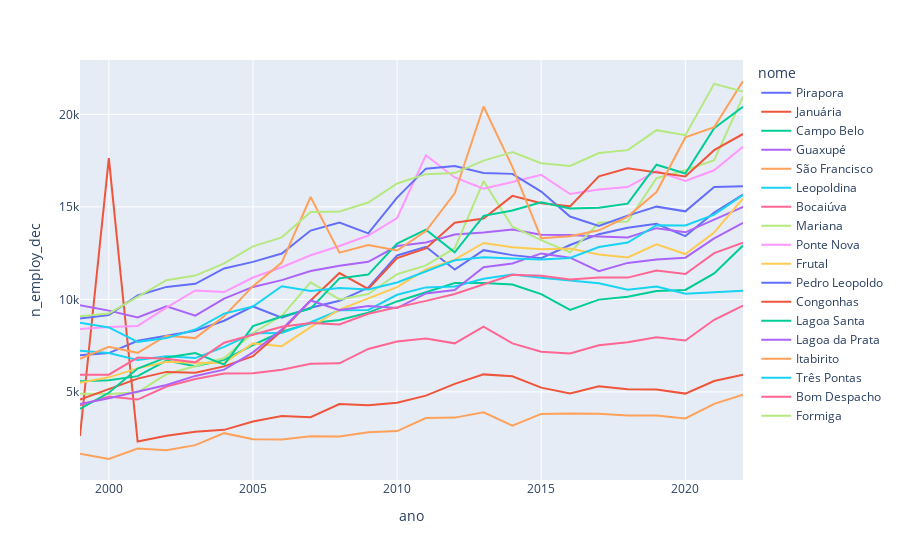

Source (notebook cell):
### Code cell
fig = px.line(df1, x="ano", y="n_employ_dec", color='nome')
fig.show()

### Figure 1 — Plotly figure (JSON) as saved in the notebook; plotly's stock layout.template omitted (floating-point values rounded to 4 significant figures)
{"data": [{"hovertemplate": "nome=Pirapora<br>ano=%{x}<br>n_employ_dec=%{y}<extra></extra>", "legendgroup": "Pirapora", "line": {"color": "#636efa", "dash": "solid"}, "marker": {"symbol": "circle"}, "mode": "lines", "name": "Pirapora", "orientation": "v", "showlegend": true, "type": "scatter", "x": [2022, 2021, 2020, 2019, 2018, 2017, 2016, 2015, 2014, 2013, 2012, 2011, 2010, 2009, 2008, 2007, 2006, 2005, 2004, 2003, 2002, 2001, 2000, 1999], "xaxis": "x", "y": [15665, 14698, 13422, 14091, 13871, 13525, 12941, 12230, 12393, 12662, 11610, 12845, 12376, 10631, 9922, 9543, 9010, 9618, 8844, 8302, 8028, 7764, 7098, 6980], "yaxis": "y"}, {"hovertemplate": "nome=Januária<br>ano=%{x}<br>n_employ_dec=%{y}<extra></extra>", "legendgroup": "Januária", "line": {"color": "#EF553B", "dash": "solid"}, "marker": {"symbol": "circle"}, "mode": "lines", "name": "Januária", "orientation": "v", "showlegend": true, "type": "scatter", "x": [2022, 2021, 2020, 2019, 2018, 2017, 2016, 2015, 2014, 2013, 2012, 2011, 2010, 2009, 2008, 2007, 2006, 2005, 2004, 2003, 2002, 2001, 2000, 1999], "xaxis": "x", "y": [5931, 5584, 4906, 5121, 5142, 5308, 4916, 5230, 5842, 5945, 5431, 4796, 4410, 4272, 4345, 3628, 3694, 3397, 2945, 2848, 2632, 2317, 17640, 2617], "yaxis": "y"}, {"hovertemplate": "nome=Campo Belo<br>ano=%{x}<br>n_employ_dec=%{y}<extra></extra>", "legendgroup": "Campo Belo", "line": {"color": "#00cc96", "dash": "solid"}, "marker": {"symbol": "circle"}, "mode": "lines", "name": "Campo Belo", "orientation": "v", "showlegend": true, "type": "scatter", "x": [2022, 2021, 2020, 2019, 2018, 2017, 2016, 2015, 2014, 2013, 2012, 2011, 2010, 2009, 2008, 2007, 2006, 2005, 2004, 2003, 2002, 2001, 2000, 1999], "xaxis": "x", "y": [12912, 11401, 10509, 10452, 10147, 9987, 9434, 10284, 10808, 10880, 10885, 10383, 9889, 9283, 8882, 8707, 8247, 7534, 6729, 6381, 6689, 5851, 5625, 5569], "yaxis": "y"}, {"hovertemplate": "nome=Guaxupé<br>ano=%{x}<br>n_employ_dec=%{y}<extra></extra>", "legendgroup": "Guaxupé", "line": {"color": "#ab63fa", "dash": "solid"}, "marker": {"symbol": "circle"}, "mode": "lines", "name": "Guaxupé", "orientation": "v", "showlegend": true, "type": "scatter", "x": [2022, 2021, 2020, 2019, 2018, 2017, 2016, 2015, 2014, 2013, 2012, 2011, 2010, 2009, 2008, 2007, 2006, 2005, 2004, 2003, 2002, 2001, 2000, 1999], "xaxis": "x", "y": [15006, 14319, 13626, 13850, 13351, 13403, 13483, 13497, 13781, 13622, 13506, 13073, 12885, 12032, 11818, 11530, 11040, 10673, 10039, 9122, 9623, 9023, 9393, 9679], "yaxis": "y"}, {"hovertemplate": "nome=São Francisco<br>ano=%{x}<br>n_employ_dec=%{y}<extra></extra>", "legendgroup": "São Francisco", "line": {"color": "#FFA15A", "dash": "solid"}, "marker": {"symbol": "circle"}, "mode": "lines", "name": "São Francisco", "orientation": "v", "showlegend": true, "type": "scatter", "x": [2022, 2021, 2020, 2019, 2018, 2017, 2016, 2015, 2014, 2013, 2012, 2011, 2010, 2009, 2008, 2007, 2006, 2005, 2004, 2003, 2002, 2001, 2000, 1999], "xaxis": "x", "y": [4841, 4351, 3564, 3723, 3717, 3815, 3829, 3808, 3174, 3894, 3608, 3583, 2880, 2821, 2590, 2599, 2420, 2436, 2767, 2119, 1849, 1940, 1370, 1657], "yaxis": "y"}, {"hovertemplate": "nome=Leopoldina<br>ano=%{x}<br>n_employ_dec=%{y}<extra></extra>", "legendgroup": "Leopoldina", "line": {"color": "#19d3f3", "dash": "solid"}, "marker": {"symbol": "circle"}, "mode": "lines", "name": "Leopoldina", "orientation": "v", "showlegend": true, "type": "scatter", "x": [2022, 2021, 2020, 2019, 2018, 2017, 2016, 2015, 2014, 2013, 2012, 2011, 2010, 2009, 2008, 2007, 2006, 2005, 2004, 2003, 2002, 2001, 2000, 1999], "xaxis": "x", "y": [10462, 10379, 10311, 10692, 10519, 10867, 11003, 11174, 11341, 11114, 10703, 10648, 10247, 9430, 9411, 8766, 8178, 8167, 7430, 6827, 6920, 6723, 7101, 7218], "yaxis": "y"}, {"hovertemplate": "nome=Bocaiúva<br>ano=%{x}<br>n_employ_dec=%{y}<extra></extra>", "legendgroup": "Bocaiúva", "line": {"color": "#FF6692", "dash": "solid"}, "marker": {"symbol": "circle"}, "mode": "lines", "name": "Bocaiúva", "orientation": "v", "showlegend": true, "type": "scatter", "x": [2022, 2021, 2020, 2019, 2018, 2017, 2016, 2015, 2014, 2013, 2012, 2011, 2010, 2009, 2008, 2007, 2006, 2005, 2004, 2003, 2002, 2001, 2000, 1999], "xaxis": "x", "y": [9665, 8898, 7773, 7948, 7683, 7514, 7075, 7173, 7620, 8529, 7623, 7885, 7718, 7322, 6544, 6521, 6191, 6002, 5991, 5691, 5289, 4583, 4742, 4279], "yaxis": "y"}, {"hovertemplate": "nome=Mariana<br>ano=%{x}<br>n_employ_dec=%{y}<extra></extra>", "legendgroup": "Mariana", "line": {"color": "#B6E880", "dash": "solid"}, "marker": {"symbol": "circle"}, "mode": "lines", "name": "Mariana", "orientation": "v", "showlegend": true, "type": "scatter", "x": [2022, 2021, 2020, 2019, 2018, 2017, 2016, 2015, 2014, 2013, 2012, 2011, 2010, 2009, 2008, 2007, 2006, 2005, 2004, 2003, 2002, 2001, 2000, 1999], "xaxis": "x", "y": [20961, 17528, 16981, 16553, 14204, 14142, 12542, 13200, 13928, 16393, 12766, 11840, 11360, 10286, 9997, 10924, 9111, 8183, 6828, 6401, 5953, 4973, 4878, 4902], "yaxis": "y"}, {"hovertemplate": "nome=Ponte Nova<br>ano=%{x}<br>n_employ_dec=%{y}<extra></extra>", "legendgroup": "Ponte Nova", "line": {"color": "#FF97FF", "dash": "solid"}, "marker": {"symbol": "circle"}, "mode": "lines", "name": "Ponte Nova", "orientation": "v", "showlegend": true, "type": "scatter", "x": [2022, 2021, 2020, 2019, 2018, 2017, 2016, 2015, 2014, 2013, 2012, 2011, 2010, 2009, 2008, 2007, 2006, 2005, 2004, 2003, 2002, 2001, 2000, 1999], "xaxis": "x", "y": [18254, 16980, 16399, 16939, 16072, 15947, 15697, 16733, 16346, 15982, 16591, 17788, 14400, 13454, 12884, 12386, 11735, 11181, 10394, 10484, 9549, 8567, 8512, 8397], "yaxis": "y"}, {"hovertemplate": "nome=Frutal<br>ano=%{x}<br>n_employ_dec=%{y}<extra></extra>", "legendgroup": "Frutal", "line": {"color": "#FECB52", "dash": "solid"}, "marker": {"symbol": "circle"}, "mode": "lines", "name": "Frutal", "orientation": "v", "showlegend": true, "type": "scatter", "x": [2022, 2021, 2020, 2019, 2018, 2017, 2016, 2015, 2014, 2013, 2012, 2011, 2010, 2009, 2008, 2007, 2006, 2005, 2004, 2003, 2002, 2001, 2000, 1999], "xaxis": "x", "y": [15457, 13615, 12450, 12982, 12266, 12421, 12747, 12714, 12821, 13052, 12152, 11617, 10663, 10059, 9447, 8501, 7469, 7620, 6562, 6578, 6625, 6270, 5785, 5488], "yaxis": "y"}, {"hovertemplate": "nome=Pedro Leopoldo<br>ano=%{x}<br>n_employ_dec=%{y}<extra></extra>", "legendgroup": "Pedro Leopoldo", "line": {"color": "#636efa", "dash": "solid"}, "marker": {"symbol": "circle"}, "mode": "lines", "name": "Pedro Leopoldo", "orientation": "v", "showlegend": true, "type": "scatter", "x": [2022, 2021, 2020, 2019, 2018, 2017, 2016, 2015, 2014, 2013, 2012, 2011, 2010, 2009, 2008, 2007, 2006, 2005, 2004, 2003, 2002, 2001, 2000, 1999], "xaxis": "x", "y": [16111, 16076, 14759, 15014, 14526, 13970, 14477, 15827, 16786, 16830, 17205, 17068, 15503, 13567, 14154, 13722, 12481, 12028, 11671, 10844, 10674, 10214, 9153, 8971], "yaxis": "y"}, {"hovertemplate": "nome=Congonhas<br>ano=%{x}<br>n_employ_dec=%{y}<extra></extra>", "legendgroup": "Congonhas", "line": {"color": "#EF553B", "dash": "solid"}, "marker": {"symbol": "circle"}, "mode": "lines", "name": "Congonhas", "orientation": "v", "showlegend": true, "type": "scatter", "x": [2022, 2021, 2020, 2019, 2018, 2017, 2016, 2015, 2014, 2013, 2012, 2011, 2010, 2009, 2008, 2007, 2006, 2005, 2004, 2003, 2002, 2001, 2000, 1999], "xaxis": "x", "y": [18942, 18067, 16644, 16863, 17089, 16650, 15030, 15193, 15596, 14367, 14147, 12753, 12229, 10564, 11426, 9937, 8298, 6926, 6377, 6039, 6079, 5716, 5155, 4584], "yaxis": "y"}, {"hovertemplate": "nome=Lagoa Santa<br>ano=%{x}<br>n_employ_dec=%{y}<extra></extra>", "legendgroup": "Lagoa Santa", "line": {"color": "#00cc96", "dash": "solid"}, "marker": {"symbol": "circle"}, "mode": "lines", "name": "Lagoa Santa", "orientation": "v", "showlegend": true, "type": "scatter", "x": [2022, 2021, 2020, 2019, 2018, 2017, 2016, 2015, 2014, 2013, 2012, 2011, 2010, 2009, 2008, 2007, 2006, 2005, 2004, 2003, 2002, 2001, 2000, 1999], "xaxis": "x", "y": [20408, 19252, 16808, 17281, 15176, 14954, 14911, 15251, 14802, 14519, 12548, 13771, 13013, 11341, 11138, 9502, 9073, 8553, 6474, 7101, 6863, 6259, 4950, 4077], "yaxis": "y"}, {"hovertemplate": "nome=Lagoa da Prata<br>ano=%{x}<br>n_employ_dec=%{y}<extra></extra>", "legendgroup": "Lagoa da Prata", "line": {"color": "#ab63fa", "dash": "solid"}, "marker": {"symbol": "circle"}, "mode": "lines", "name": "Lagoa da Prata", "orientation": "v", "showlegend": true, "type": "scatter", "x": [2022, 2021, 2020, 2019, 2018, 2017, 2016, 2015, 2014, 2013, 2012, 2011, 2010, 2009, 2008, 2007, 2006, 2005, 2004, 2003, 2002, 2001, 2000, 1999], "xaxis": "x", "y": [14134, 13296, 12255, 12156, 11973, 11526, 12255, 12485, 11941, 11742, 10506, 10323, 9529, 9640, 9420, 9941, 8374, 7134, 6203, 5862, 5372, 5014, 4659, 4345], "yaxis": "y"}, {"hovertemplate": "nome=Itabirito<br>ano=%{x}<br>n_employ_dec=%{y}<extra></extra>", "legendgroup": "Itabirito", "line": {"color": "#FFA15A", "dash": "solid"}, "marker": {"symbol": "circle"}, "mode": "lines", "name": "Itabirito", "orientation": "v", "showlegend": true, "type": "scatter", "x": [2022, 2021, 2020, 2019, 2018, 2017, 2016, 2015, 2014, 2013, 2012, 2011, 2010, 2009, 2008, 2007, 2006, 2005, 2004, 2003, 2002, 2001, 2000, 1999], "xaxis": "x", "y": [21807, 19316, 18757, 15803, 14475, 13733, 13418, 13308, 17163, 20426, 15736, 13695, 12640, 12938, 12524, 15535, 11992, 10717, 9090, 7906, 8034, 7109, 7436, 6792], "yaxis": "y"}, {"hovertemplate": "nome=Três Pontas<br>ano=%{x}<br>n_employ_dec=%{y}<extra></extra>", "legendgroup": "Três Pontas", "line": {"color": "#19d3f3", "dash": "solid"}, "marker": {"symbol": "circle"}, "mode": "lines", "name": "Três Pontas", "orientation": "v", "showlegend": true, "type": "scatter", "x": [2022, 2021, 2020, 2019, 2018, 2017, 2016, 2015, 2014, 2013, 2012, 2011, 2010, 2009, 2008, 2007, 2006, 2005, 2004, 2003, 2002, 2001, 2000, 1999], "xaxis": "x", "y": [15641, 14583, 14001, 14012, 13076, 12828, 12242, 12150, 12209, 12278, 12114, 11500, 10914, 10535, 10614, 10448, 10713, 9610, 9229, 8371, 7906, 7704, 8485, 8733], "yaxis": "y"}, {"hovertemplate": "nome=Bom Despacho<br>ano=%{x}<br>n_employ_dec=%{y}<extra></extra>", "legendgroup": "Bom Despacho", "line": {"color": "#FF6692", "dash": "solid"}, "marker": {"symbol": "circle"}, "mode": "lines", "name": "Bom Despacho", "orientation": "v", "showlegend": true, "type": "scatter", "x": [2022, 2021, 2020, 2019, 2018, 2017, 2016, 2015, 2014, 2013, 2012, 2011, 2010, 2009, 2008, 2007, 2006, 2005, 2004, 2003, 2002, 2001, 2000, 1999], "xaxis": "x", "y": [13068, 12499, 11369, 11556, 11177, 11187, 11081, 11281, 11331, 10808, 10289, 9918, 9581, 9223, 8647, 8728, 8520, 8071, 7655, 6596, 6790, 6852, 5931, 5919], "yaxis": "y"}, {"hovertemplate": "nome=Formiga<br>ano=%{x}<br>n_employ_dec=%{y}<extra></extra>", "legendgroup": "Formiga", "line": {"color": "#B6E880", "dash": "solid"}, "marker": {"symbol": "circle"}, "mode": "lines", "name": "Formiga", "orientation": "v", "showlegend": true, "type": "scatter", "x": [2022, 2021, 2020, 2019, 2018, 2017, 2016, 2015, 2014, 2013, 2012, 2011, 2010, 2009, 2008, 2007, 2006, 2005, 2004, 2003, 2002, 2001, 2000, 1999], "xaxis": "x", "y": [21231, 21654, 18880, 19149, 18070, 17912, 17216, 17358, 17969, 17503, 16827, 16771, 16269, 15237, 14756, 14726, 13354, 12869, 11944, 11287, 11040, 10156, 9239, 9085], "yaxis": "y"}], "layout": {"legend": {"title": {"text": "nome"}, "tracegroupgap": 0}, "margin": {"t": 60}, "xaxis": {"anchor": "y", "domain": [0, 1], "title": {"text": "ano"}}, "yaxis": {"anchor": "x", "domain": [0, 1], "title": {"text": "n_employ_dec"}}}}
